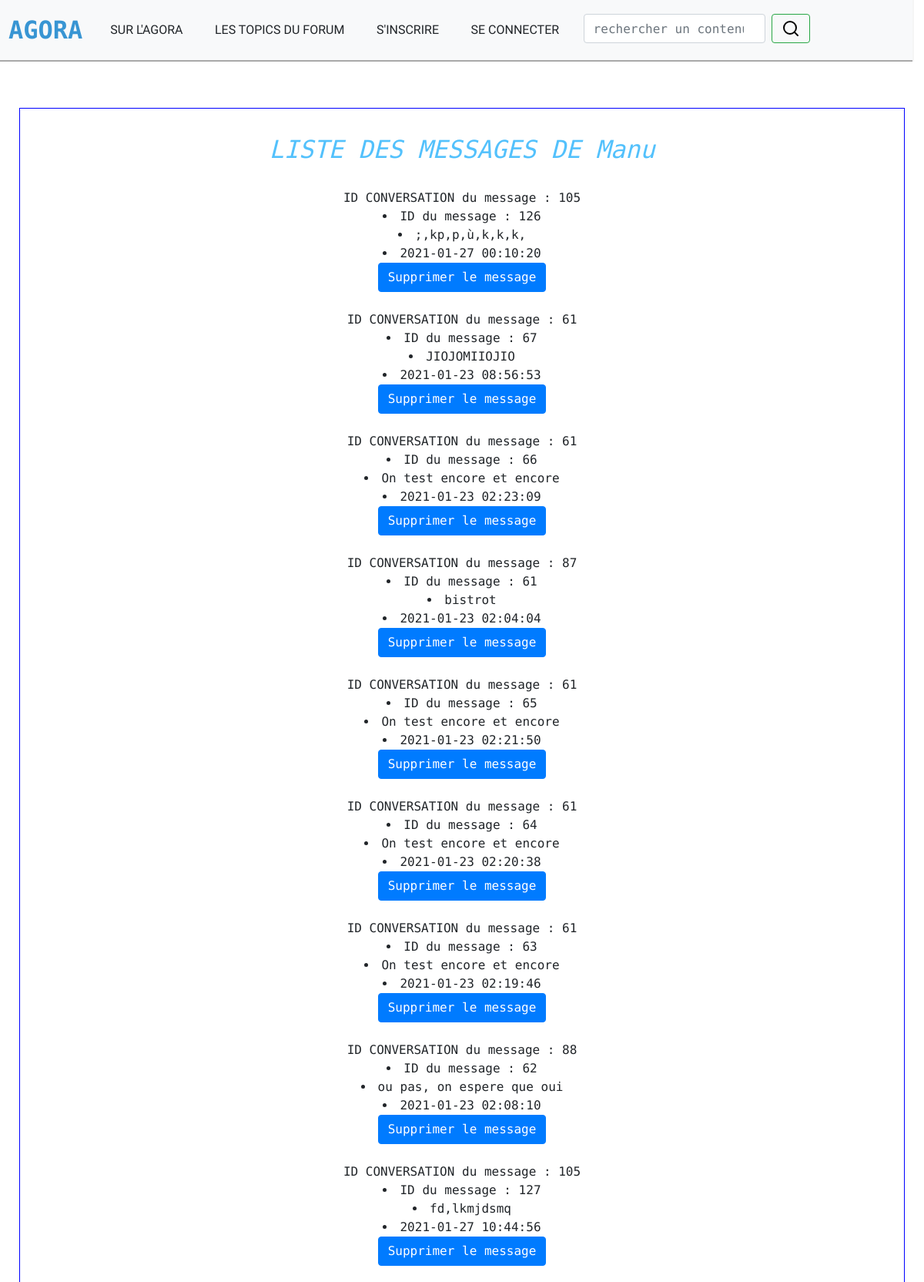
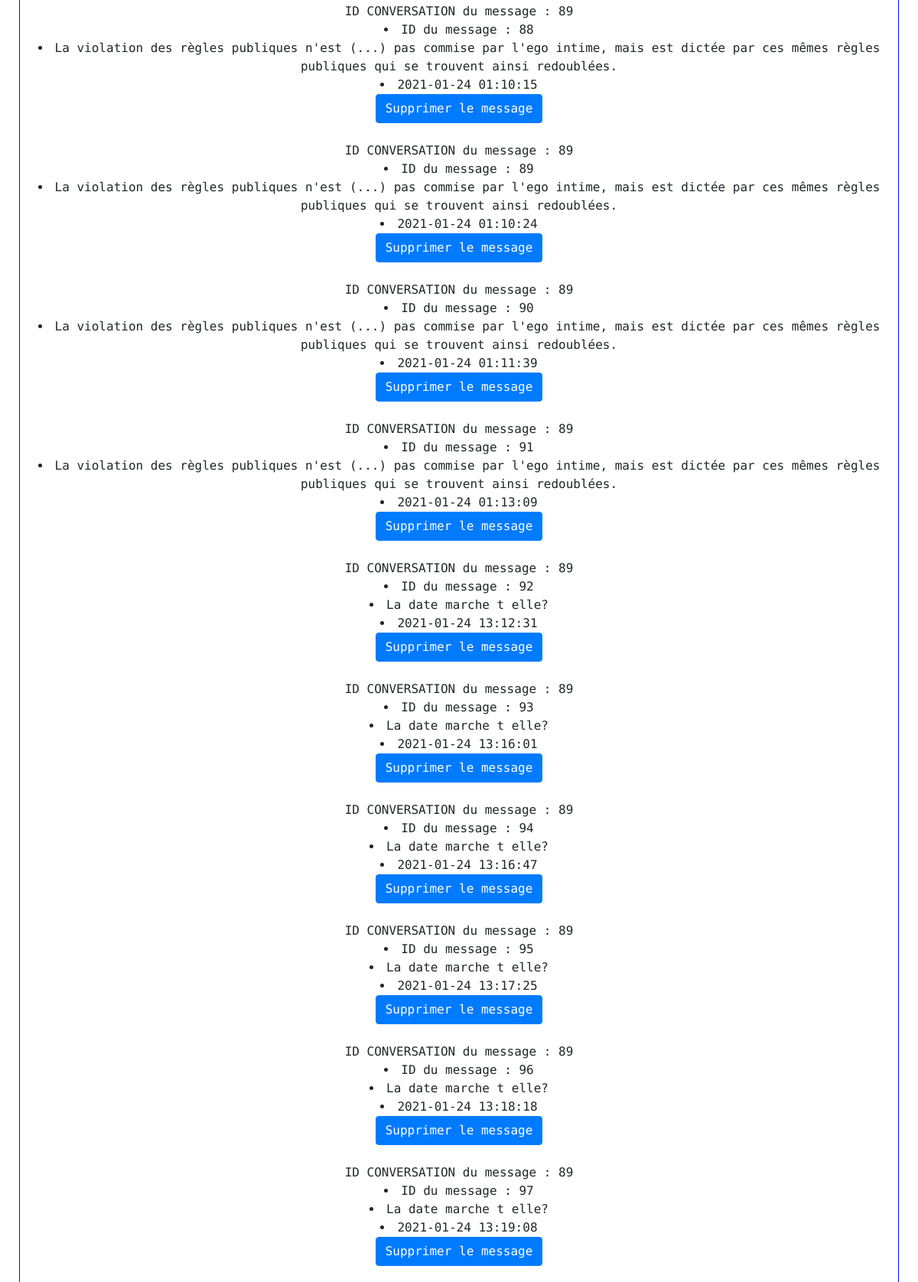
The page /listes.php?id=1 (upper part) on the database its author committed (2 pictures, top to bottom).
### tables this page shows
CREATE TABLE IF NOT EXISTS `utilisateurs` (
  `id` int(11) NOT NULL AUTO_INCREMENT,
  `login` varchar(255) NOT NULL,
  `nom` varchar(255) NOT NULL,
  `prenom` varchar(255) NOT NULL,
  `mail` varchar(255) NOT NULL,
  `password` varchar(255) NOT NULL,
  `id_droits` int(11) NOT NULL,
  `date` datetime NOT NULL DEFAULT CURRENT_TIMESTAMP,
  PRIMARY KEY (`id`)
);

CREATE TABLE IF NOT EXISTS `messages` (
  `id` int(11) NOT NULL AUTO_INCREMENT,
  `message` text NOT NULL,
  `like` int(11) NOT NULL DEFAULT '0',
  `dislike` int(11) NOT NULL DEFAULT '0',
  `id_conversation` int(11) NOT NULL,
  `id_topic` int(11) NOT NULL,
  `id_utilisateurs` int(11) NOT NULL,
  `date` datetime NOT NULL DEFAULT CURRENT_TIMESTAMP,
  PRIMARY KEY (`id`)
);

### listes.php (the view, shortened to what this page needs)
<?php
try
{
  $bdd =new PDO('mysql:host=localhost;dbname=forum', 'root', '');
  $bdd->setAttribute(PDO::ATTR_DEFAULT_FETCH_MODE, PDO::FETCH_ASSOC);
}
  catch(PDOException $e)
  {
    die('Erreur : ' . $e->getMessage());
  }
?>
<!DOCTYPE html>
<html lang="en">
<head>
</head>
<body>
<header>
  <?php include 'header.php';?>
</header>
<main class="mainliste">
  <table class="listemembre">
      <tr>
      <td class="listemembre1">
<?php
  $getid = $_GET['id'];
  $dataquery = $bdd -> prepare("SELECT login FROM utilisateurs WHERE id='$getid'");
  $dataquery->execute();
  $result = $dataquery->fetchAll(PDO::FETCH_OBJ);
?>
<div align="center">
    <br><h2>LISTE DES MESSAGES DE <?php echo $result['0']->login; ?></h2><br>
<?php
$dataquery = $bdd -> prepare("SELECT * FROM messages WHERE id_utilisateurs='$getid'");
$dataquery->execute();
$result = $dataquery->fetchAll(PDO::FETCH_OBJ);
foreach($result as $value)
  {
    $id = $value->id;
    echo 'ID CONVERSATION du message : '.$value->id_conversation;
    ?>
    <li class="listemembres2">
    <?php
    echo 'ID du message : '.($id);
    ?>
    </li>
    <li class="listemembres2">
    <?php
    echo $value->message;
    ?>
    </li>
    <li class="listemembres2">
    <?php
    echo $value->date;
    ?>
    </li>
    <form action="#" method="post">
    <button class='supprimer-message btn btn-primary' type='submit' id='droit'
    value='delete'>Supprimer le message</button>
    </form><br>
  <?php
  }
?>
    </td>
    </tr>
  </table>
</main>
<br>
</body>
</html>

### css/style.css (style rules this page uses)
* { margin: 0; padding: 0; font-family: 'Dosis', sans-serif; box-sizing: border-box; }
body { width: 100%; display: flex; flex-direction: column; align-items: center; justify-content: space-between; }
main { width: 100%; display: flex; flex-direction: column; justify-content: space-between; align-items: center; }
.membres th, tr, td { border: 1px solid blue; text-align: center; padding: 10px; }
.mainliste { background-color: white; padding: 5%; }
.listemembre h2 { color: #53C1FC; text-align: center; font-style: oblique; }

### css/headerfooter.css (style rules this page uses)
* { margin: 0; padding: 0; font-family: 'Cutive Mono', monospace; }
header { width: 100%; display: flex; flex-direction: row; justify-content: space-between; align-items: center; }

### rows shown on the page
utilisateurs: login "Manu"
messages: id_conversation "105", id "126", message ";,kp,p,ù,k,k,k,", date "2021-01-27 00:10:20"
messages: id_conversation "61", id "67", message "JIOJOMIIOJIO", date "2021-01-23 08:56:53"
messages: id_conversation "61", id "66", message "On test encore et encore", date "2021-01-23 02:23:09"
messages: id_conversation "87", id "61", message "bistrot", date "2021-01-23 02:04:04"
messages: id_conversation "61", id "65", message "On test encore et encore", date "2021-01-23 02:21:50"
messages: id_conversation "61", id "64", message "On test encore et encore", date "2021-01-23 02:20:38"
messages: id_conversation "61", id "63", message "On test encore et encore", date "2021-01-23 02:19:46"
messages: id_conversation "88", id "62", message "ou pas, on espere que oui", date "2021-01-23 02:08:10"
messages: id_conversation "105", id "127", message "fd,lkmjdsmq", date "2021-01-27 10:44:56"
messages: id_conversation "89", id "88", message "La violation des règles publiques n'est (...) pas commise par l'ego intime, mais est dictée par ces mêmes règles publiques qui se trouvent ainsi redoublées.", date "2021-01-24 01:10:15"
messages: id_conversation "89", id "89", message "La violation des règles publiques n'est (...) pas commise par l'ego intime, mais est dictée par ces mêmes règles publiques qui se trouvent ainsi redoublées.", date "2021-01-24 01:10:24"
messages: id_conversation "89", id "90", message "La violation des règles publiques n'est (...) pas commise par l'ego intime, mais est dictée par ces mêmes règles publiques qui se trouvent ainsi redoublées.", date "2021-01-24 01:11:39"
messages: id_conversation "89", id "91", message "La violation des règles publiques n'est (...) pas commise par l'ego intime, mais est dictée par ces mêmes règles publiques qui se trouvent ainsi redoublées.", date "2021-01-24 01:13:09"
messages: id_conversation "89", id "92", message "La date marche t elle?", date "2021-01-24 13:12:31"
messages: id_conversation "89", id "93", message "La date marche t elle?", date "2021-01-24 13:16:01"
messages: id_conversation "89", id "94", message "La date marche t elle?", date "2021-01-24 13:16:47"
messages: id_conversation "89", id "95", message "La date marche t elle?", date "2021-01-24 13:17:25"
messages: id_conversation "89", id "96", message "La date marche t elle?", date "2021-01-24 13:18:18"
messages: id_conversation "89", id "97", message "La date marche t elle?", date "2021-01-24 13:19:08"
